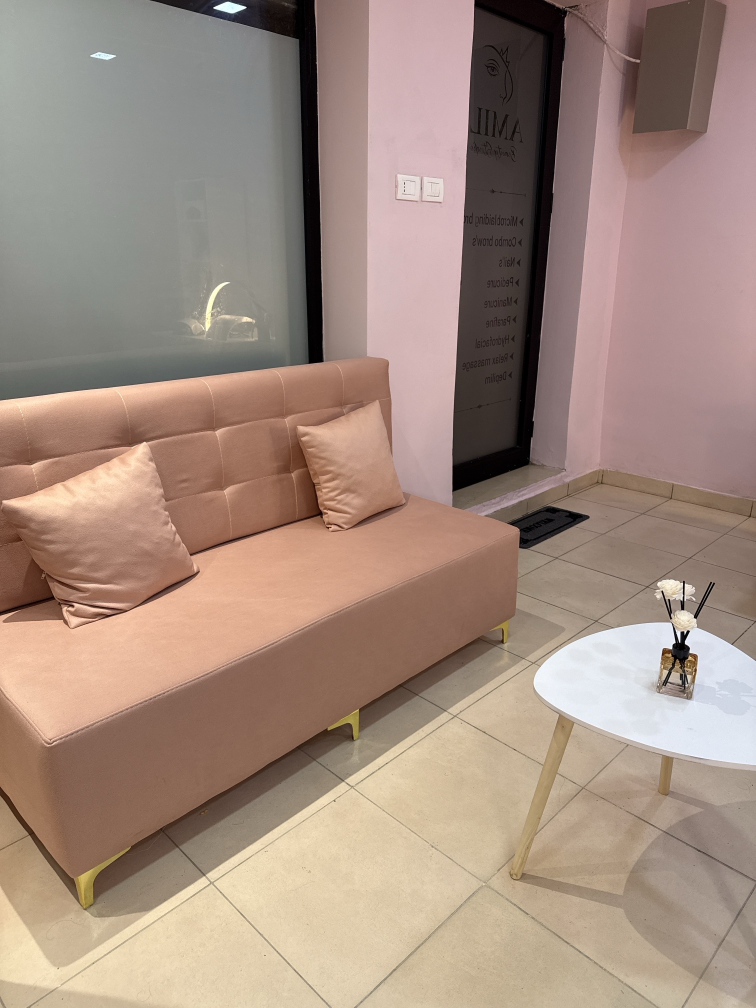
#> input picture video/amili/photos/03_lounge_sofa.jpg, 1512 x 2016 px, given in place of cover.jpg, which was not available (shown at 1/2 size)
$ python make_story.py
#> lines starting #> are read from the running program, lines starting #| are printed output that depends on the picture; after the words box and inside, x2 and y2 are one past the last pixel; in counts of white or black regions, pixels touching at a corner belong together
"""
Instagram Story (9:16, 1080×1920, 30 fps, ~14 s) for "The AI Money Playbook".
Black + gold (#B8975A), white serif type, soft fades, gold lines that draw themselves.
Original synthesized music (no copyright). No price, no income promises.

    python3 make_story.py                 -> story_ai_money_playbook.mp4
    python3 make_story.py --lang "Në gjuhën shqipe"   (alternative language line)
"""
import argparse
import math
import os
import subprocess
import wave

import numpy as np
from PIL import Image, ImageDraw, ImageFilter, ImageFont

HERE = os.path.dirname(os.path.abspath(__file__))
ROOT = os.path.dirname(os.path.dirname(HERE))
COVER = os.path.join(ROOT, "ai-playbook-site", "public", "textures", "cover.jpg")

W, H, FPS, DUR = 1080, 1920, 30, 14.0
N = int(FPS * DUR)
SAFE_TOP, SAFE_BOT = 250, H - 250
GOLD = (184, 151, 90)
GOLD_HI = (222, 192, 132)
WHITE = (246, 244, 240)
GREY = (170, 168, 162)
F = "/usr/share/fonts/truetype/crosextra/"
I = "/usr/share/fonts/opentype/inter/"


def font(path, size):
    return ImageFont.truetype(path, size)


SERIF_B = lambda s: font(F + "Caladea-Bold.ttf", s)  # noqa: E731
SERIF = lambda s: font(F + "Caladea-Regular.ttf", s)  # noqa: E731
SANS = lambda s: font(I + "Inter-Medium.otf", s)  # noqa: E731


def clamp(x, a=0.0, b=1.0):
    return max(a, min(b, x))


def eo(t):
    t = clamp(t)
    return 1 - (1 - t) ** 3


def eio(t):
    t = clamp(t)
    return t * t * (3 - 2 * t)


def prog(t, a, d):
    return clamp((t - a) / d)


# [4 lines left out: function env, not called in this run]


# ---------------------------------------------------------------- assets
def background():
    yy, xx = np.mgrid[0:H, 0:W].astype(np.float32)
    r = np.sqrt(((xx - W / 2) / W) ** 2 + ((yy - H * 0.42) / H) ** 2 * 0.8)
    v = np.clip(1 - r * 1.7, 0, 1) ** 2
    img = 6 + 16 * v
    rng = np.random.default_rng(3)
    img = img + rng.normal(0, 1.2, img.shape)
    arr = np.stack([img * 1.02, img, img * 0.96], -1)
    return Image.fromarray(np.clip(arr, 0, 255).astype(np.uint8)).convert("RGBA")


def cover_card(height):
    c = Image.open(COVER).convert("RGB")
    w = int(height * c.width / c.height)
    c = c.resize((w, height), Image.LANCZOS)
    pad = 120
    card = Image.new("RGBA", (w + 2 * pad, height + 2 * pad), (0, 0, 0, 0))
    sh = Image.new("L", card.size, 0)
    ImageDraw.Draw(sh).rectangle([pad + 10, pad + 34, pad + w + 10, pad + height + 34], fill=200)
    sh = sh.filter(ImageFilter.GaussianBlur(40))
    shadow = Image.new("RGBA", card.size, (0, 0, 0, 255))
    shadow.putalpha(sh)
    card.alpha_composite(shadow)
    # thin gold edge glow
    glow = Image.new("L", card.size, 0)
    ImageDraw.Draw(glow).rectangle([pad - 2, pad - 2, pad + w + 2, pad + height + 2], outline=110, width=4)
    glow = glow.filter(ImageFilter.GaussianBlur(10))
    g = Image.new("RGBA", card.size, GOLD + (0,))
    g.putalpha(glow)
    card.alpha_composite(g)
    card.paste(c, (pad, pad))
    return card


def text_layer(lines, width=W):
    """lines: [(text, font, color, spacing_after)] centred; returns RGBA tight block."""
    d0 = ImageDraw.Draw(Image.new("RGBA", (1, 1)))
    heights = []
    for t, f, c, sp in lines:
        bb = d0.textbbox((0, 0), t, font=f)
        heights.append(bb[3] - bb[1] + sp)
    h = sum(heights) + 40
    lay = Image.new("RGBA", (width, h), (0, 0, 0, 0))
    d = ImageDraw.Draw(lay)
    y = 20
    for (t, f, c, sp), hh in zip(lines, heights):
        d.text((width / 2, y), t, font=f, fill=c, anchor="ma")
        y += hh
    return lay


def wrap(text, f, maxw):
    d = ImageDraw.Draw(Image.new("RGBA", (1, 1)))
    words, line, out = text.split(), "", []
    for w_ in words:
        test = (line + " " + w_).strip()
        if d.textlength(test, font=f) > maxw and line:
            out.append(line)
            line = w_
        else:
            line = test
    out.append(line)
    return out


# [34 lines left out: functions place, gold_line, check, not called in this run]


# ---------------------------------------------------------------- music (original)
def music(path):
    sr = 44100
    n = int(sr * DUR)
    t = np.arange(n) / sr
    out = np.zeros(n)
    hz = lambda m: 440 * 2 ** ((m - 69) / 12)  # noqa: E731
    chords = [[57, 60, 64, 69], [53, 57, 60, 65], [48, 55, 60, 64], [55, 59, 62, 67]]
    bar = 60 / 84 * 4
    for i in range(int(DUR / bar) + 1):
        s = i * bar
        idx = (t >= s) & (t < s + bar + 0.8)
        tt = t[idx] - s
        e = np.minimum(1, tt / 0.8) * np.exp(-np.maximum(0, tt - bar) * 3)
        for m in chords[i % 4]:
            out[idx] += 0.022 * np.sin(2 * np.pi * hz(m) * tt) * e
        out[idx] += 0.05 * np.sin(2 * np.pi * hz(chords[i % 4][0] - 24) * tt) * e
    # soft felt-piano notes
    beat = 60 / 84
    for k in range(int(DUR / beat)):
        if k % 4 == 3:
            continue
        at = k * beat
        ch = chords[int(at / bar) % 4]
        m = ch[[0, 2, 1, 3][k % 4]] + 12
        i0 = int(at * sr)
        tt = np.arange(int(1.8 * sr)) / sr
        note = sum(np.sin(2 * np.pi * hz(m) * h * tt) * np.exp(-tt * (2.5 + h)) / h for h in (1, 2, 3))
        j = min(n, i0 + len(note))
        out[i0:j] += 0.06 * note[: j - i0]
    # gentle low swell at the cover reveal + soft tick on each checkmark
    for at in (3.4, 4.4, 5.4):
        i0 = int(at * sr)
        tt = np.arange(int(0.25 * sr)) / sr
        tick = np.sin(2 * np.pi * 1760 * tt) * np.exp(-tt * 30) * 0.05
        out[i0:i0 + len(tick)] += tick
    # simple stereo delay
    d = int(0.28 * sr)
    L = out.copy()
    R = out.copy()
    L[d:] += 0.28 * out[:-d]
    R[int(d * 1.3):] += 0.28 * out[: -int(d * 1.3)]
    st = np.stack([L, R], 1)
    st *= (np.minimum(1, t / 0.8) * np.minimum(1, (DUR - t) / 1.4))[:, None]
    st = np.tanh(st * 1.6) / np.tanh(1.6)
    st /= np.abs(st).max() / 0.8
    with wave.open(path, "wb") as w:
        w.setnchannels(2)
        w.setsampwidth(2)
        w.setframerate(sr)
        w.writeframes((st * 32767).astype(np.int16).tobytes())


# ---------------------------------------------------------------- frames
def build_layers(lang_line):
    L = {}
    L["q"] = text_layer([(ln, SERIF_B(64), WHITE, 18) for ln in wrap("Do të fillosh me AI, por s'di nga?", SERIF_B(64), 960)])
    L["items"] = [text_layer([(s, SERIF_B(54), WHITE, 0)]) for s in ("100 prompte gati", "Plan 30-ditor", "Nga zeroja te produkti yt i parë")]
    L["no"] = text_layer([(ln, SERIF_B(66), WHITE, 16) for ln in wrap("Pa programim. Pa premtime boshe.", SERIF_B(66), 860)])
    L["lang"] = text_layer([(lang_line, SANS(40), GOLD_HI, 0)])
    L["cta"] = text_layer([("Merre tani", SERIF_B(96), WHITE, 0)])
    L["brand"] = text_layer([("THE AI MONEY PLAYBOOK", SANS(28), GREY, 0)])
    return L


# [62 lines left out: function render, not called in this run]


def main():
    ap = argparse.ArgumentParser()
    ap.add_argument("--lang", default="Shqip + anglisht")
    ap.add_argument("--out", default=os.path.join(HERE, "story_ai_money_playbook.mp4"))
    ap.add_argument("--stills", nargs="*", type=float)
    args = ap.parse_args()
    bg = background()
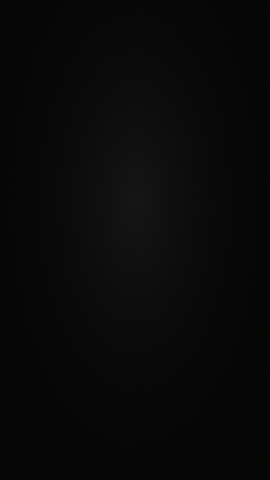
#> bg: PIL image 1080x1920 RGBA (shown at 1/4 size); mean R, G, B, A 8.8, 8.7, 8.3, 255
    card = cover_card(1000)
#> in cover_card, c is the input picture: PIL image 1512x2016 RGB; mean R, G, B 162.3, 140.4, 127.5
#> in cover_card, `c = c.resize((w, height), Image.LANCZOS)`:
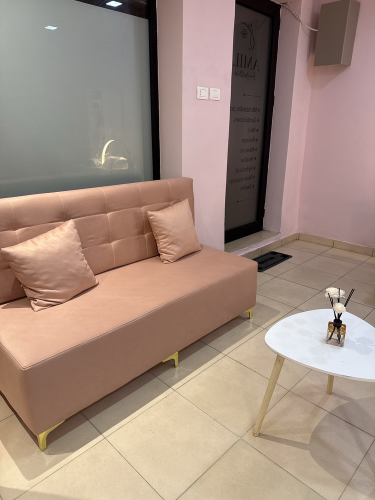
#> c: PIL image 750x1000 RGB (shown at 1/2 size); mean R, G, B 162.3, 140.4, 127.5
#> in cover_card, `ImageDraw.Draw(sh).rectangle([pad + 10, pad + 34, pad + w + 10, pad + ..`:
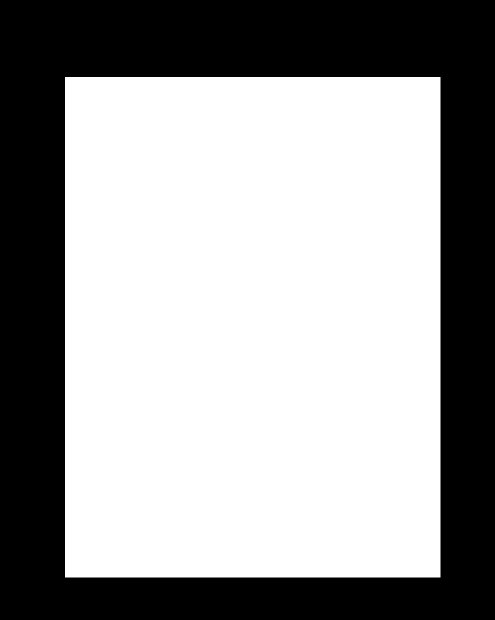
#> sh: PIL image 990x1240 L (shown at 1/2 size); values 0 (black) and 200 (white), 61.2% white; 1 black region, box (x1, y1, x2, y2) and area: (0, 0, 990, 1240) 475849
#> in cover_card, `sh = sh.filter(ImageFilter.GaussianBlur(40))`:
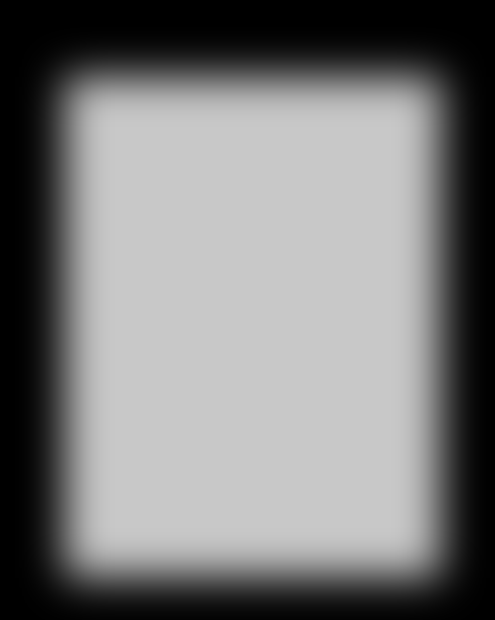
#> sh: PIL image 990x1240 L (shown at 1/2 size); min 0, max 200, mean 122.5
#> in cover_card, `shadow.putalpha(sh)`:
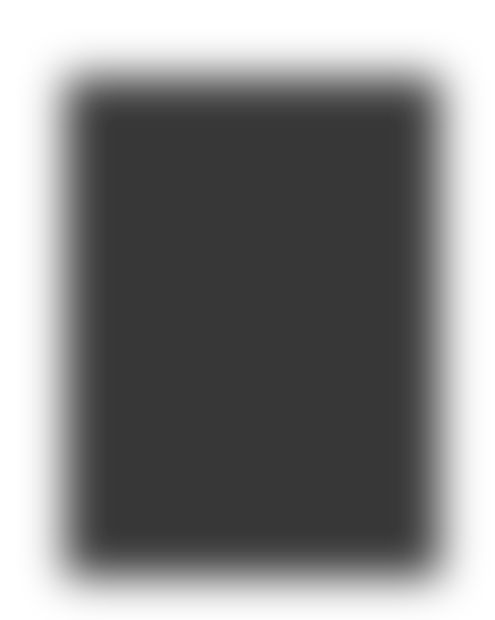
#> shadow: PIL image 990x1240 RGBA (shown at 1/2 size); mean R, G, B, A 0, 0, 0, 122.5; transparent parts drawn white
#> in cover_card, `glow = glow.filter(ImageFilter.GaussianBlur(10))`:
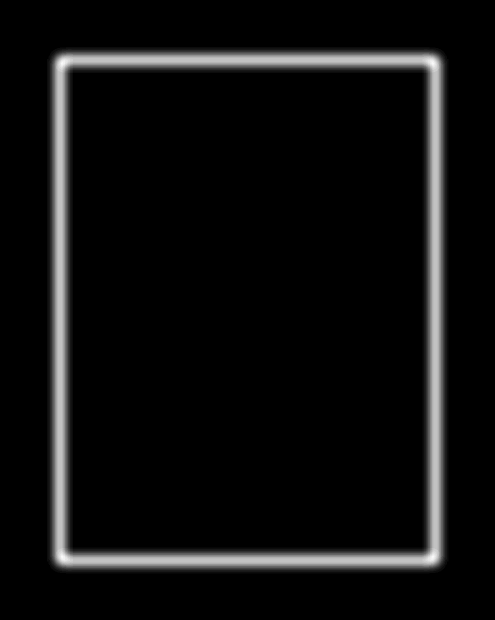
#> glow: PIL image 990x1240 L (shown at 1/2 size); min 0, max 21, mean 1.2; drawn with min black and max white
#> in cover_card, `card.paste(c, (pad, pad))`:
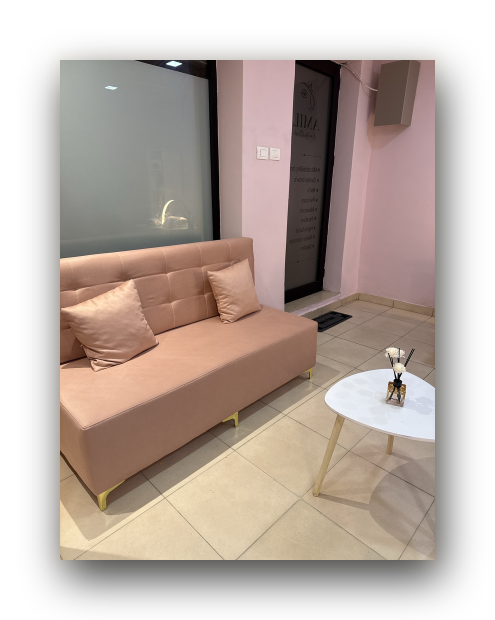
#> card: PIL image 990x1240 RGBA (shown at 1/2 size); mean R, G, B, A 100.9, 87.2, 78.7, 166.9; transparent parts drawn white
    L = build_layers(args.lang)
#> after the loop in text_layer, `for (t, f, c, sp), hh in zip(lines, heights):`: y = 179
#> L = 6 items
    if args.stills:
        for s in args.stills:
            render(s, bg, card, L).save(os.path.join(HERE, f"_still_{s:04.1f}.png"))
        return
    wav = os.path.join(HERE, "_story.wav")
    music(wav)
    cmd = ["ffmpeg", "-y", "-loglevel", "error", "-f", "rawvideo", "-pix_fmt", "rgb24", "-s", f"{W}x{H}", "-r", str(FPS), "-i", "-",
           "-i", wav, "-c:v", "libx264", "-preset", "slow", "-crf", "17", "-pix_fmt", "yuv420p", "-c:a", "aac", "-b:a", "192k",
           "-shortest", "-movflags", "+faststart", args.out]
#> (the run stopped early here; a loop or call above may not have finished)

$ run again, on video/amili/photos/04_nail_desk.jpg
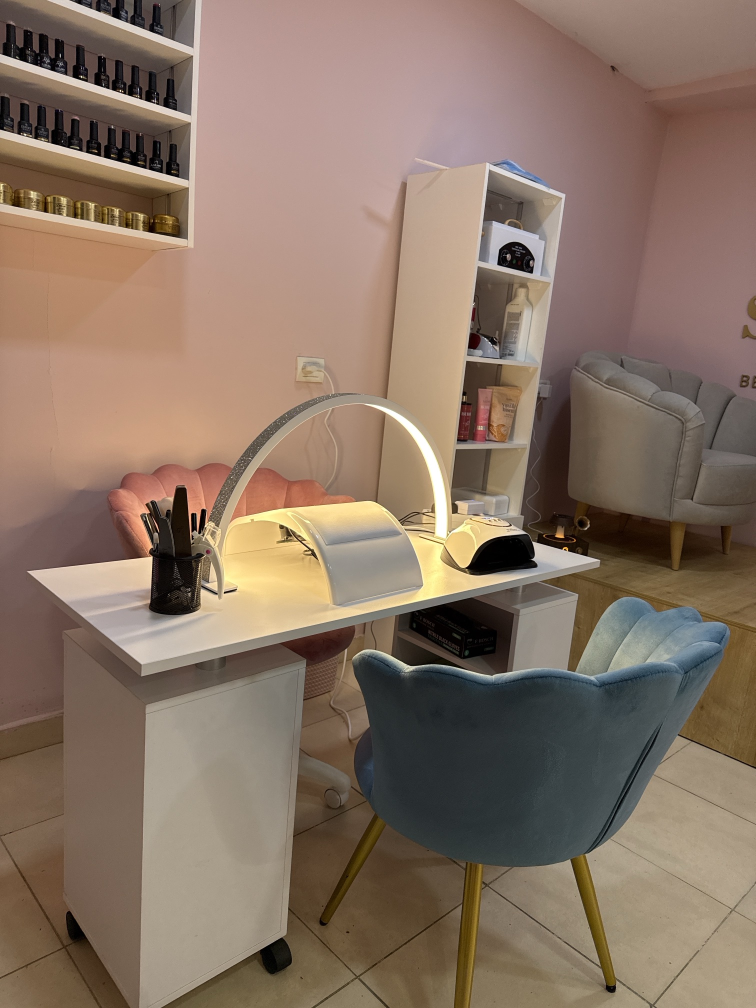
#> input picture video/amili/photos/04_nail_desk.jpg, 1512 x 2016 px, given in place of cover.jpg, which was not available (shown at 1/2 size)
#> in cover_card, c is the input picture: PIL image 1512x2016 RGB; mean R, G, B 136.4, 116, 100.7
#> in cover_card, `c = c.resize((w, height), Image.LANCZOS)`:
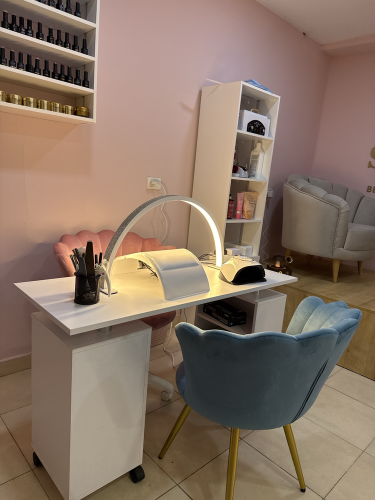
#> c: PIL image 750x1000 RGB (shown at 1/2 size); mean R, G, B 136.4, 116, 100.7
#> in cover_card, `card.paste(c, (pad, pad))`:
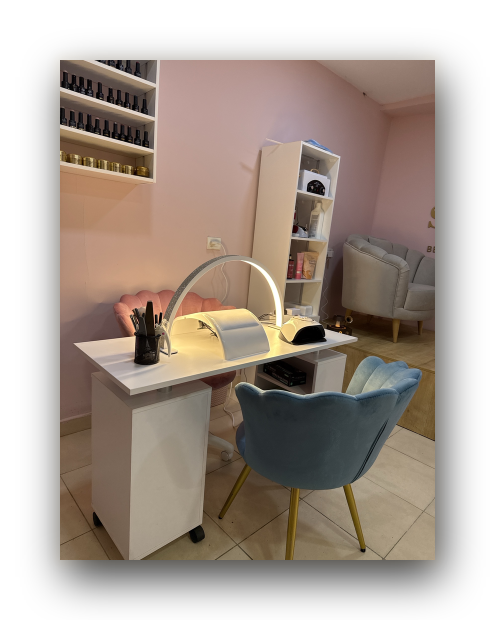
#> card: PIL image 990x1240 RGBA (shown at 1/2 size); mean R, G, B, A 85, 72.3, 62.4, 166.9; transparent parts drawn white
#> lay: PIL image 1080x199 RGBA; every value is 0
#> after the loop in text_layer, `for (t, f, c, sp), hh in zip(lines, heights):`: y = 179
#> lay: PIL image 1080x92 RGBA; every value is 0
#> lay: PIL image 1080x82 RGBA; every value is 0
#> lay: PIL image 1080x200 RGBA; every value is 0
#> lay: PIL image 1080x80 RGBA; every value is 0
#> lay: PIL image 1080x114 RGBA; every value is 0
#> lay: PIL image 1080x61 RGBA; every value is 0
#> L = 6 items

$ run again, on video/amili/photos/05_nail_desk_top.jpg
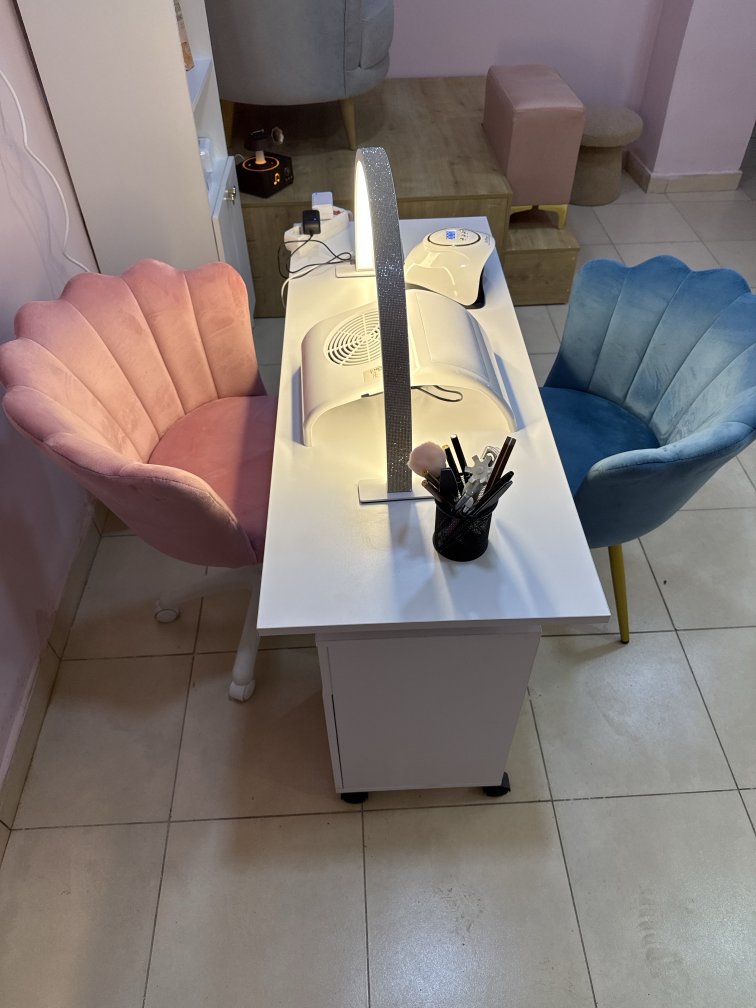
#> input picture video/amili/photos/05_nail_desk_top.jpg, 1512 x 2016 px, given in place of cover.jpg, which was not available (shown at 1/2 size)
#> in cover_card, c is the input picture: PIL image 1512x2016 RGB; mean R, G, B 129.2, 119.8, 116.2
#> in cover_card, `c = c.resize((w, height), Image.LANCZOS)`:
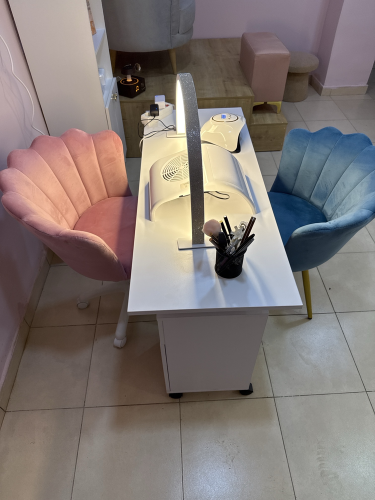
#> c: PIL image 750x1000 RGB (shown at 1/2 size); mean R, G, B 129.2, 119.8, 116.2
#> in cover_card, `card.paste(c, (pad, pad))`:
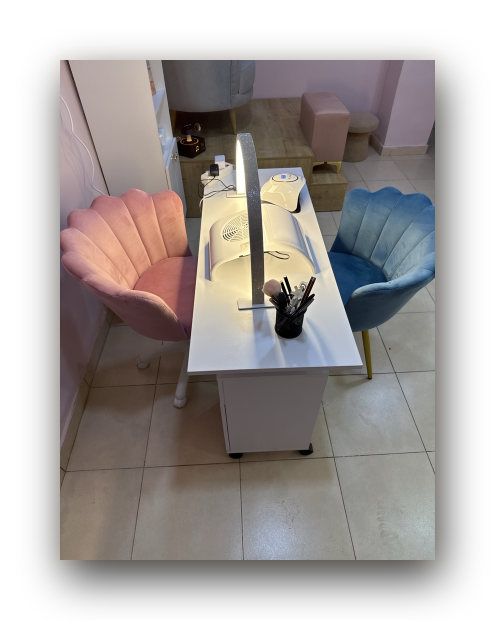
#> card: PIL image 990x1240 RGBA (shown at 1/2 size); mean R, G, B, A 80.6, 74.6, 71.8, 166.9; transparent parts drawn white
#> lay: PIL image 1080x199 RGBA; every value is 0
#> after the loop in text_layer, `for (t, f, c, sp), hh in zip(lines, heights):`: y = 179
#> lay: PIL image 1080x92 RGBA; every value is 0
#> lay: PIL image 1080x82 RGBA; every value is 0
#> lay: PIL image 1080x200 RGBA; every value is 0
#> lay: PIL image 1080x80 RGBA; every value is 0
#> lay: PIL image 1080x114 RGBA; every value is 0
#> lay: PIL image 1080x61 RGBA; every value is 0
#> L = 6 items
